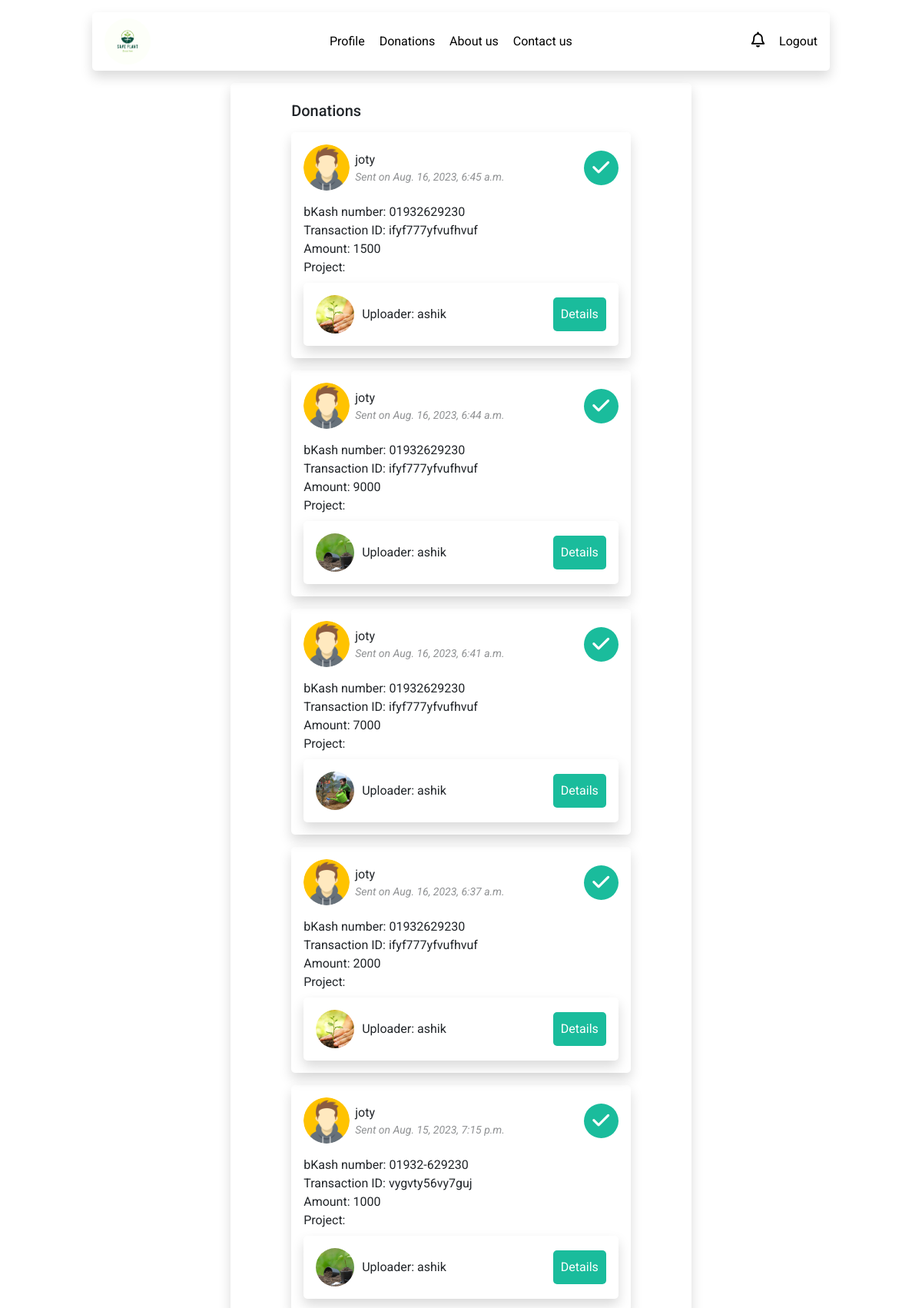
/received-donations (signed in), run on the app's committed database.
### my_app/models.py (models this page shows, shortened)
class Donation(models.Model):
    receiver = models.ForeignKey(User, related_name='receiver', null=True, on_delete=models.SET_NULL)
    donator = models.ForeignKey(User, related_name='donator', null=True, on_delete=models.SET_NULL)
    donator_bkash_number = models.CharField(max_length=14, null=True)
    money_transaction_id = models.CharField(max_length=200, null=True)
    donation_amount = models.BigIntegerField()
    project = models.ForeignKey(Post, null=True, on_delete=models.SET_NULL)
    is_approved = models.BooleanField(default=False)
    created_at = models.DateTimeField(auto_now_add=True, null=True)

class User(AbstractUser):
    email = models.EmailField(unique=True)
    image = models.ImageField(default='avatar.png', null=True, upload_to='user_images')
    description = models.TextField(null=True)
    USERNAME_FIELD = 'email'
    REQUIRED_FIELDS = ['username']

class Post(models.Model):
    description = models.TextField(default='', blank=True)
    image = models.ImageField(default='tree_plantation_1.jpg', upload_to='post_images')
    category = models.ForeignKey(Category, null=True, on_delete=models.SET_NULL)
    created_at = models.DateField(auto_now_add=True)
    is_active = models.BooleanField(default=True)
    uploader = models.ForeignKey(User, on_delete=models.CASCADE, related_name='uploader')

### my_app/views.py (the view)
# urls.py: path('received-donations', views.received_donations, name='received_donations'),
@login_required(login_url='login')
def received_donations(request):
    donations = Donation.objects.filter(receiver=request.user).order_by('-id')
    return render(request, 'my_app/received_donations.html', {'donations': donations})

### my_app/templatetags/number_of_notifications.py (called while the page is built)
@register.filter
def total_notifications(user_id):
    receiver = User.objects.get(id=user_id)
    notifications = UserNotification.objects.filter(receiver=receiver, is_active=True)
    return len(notifications)

### my_app/templates/my_app/received_donations.html (shortened to what this page needs)
{% extends 'my_app/base.html' %} {% load static %} {% block content %}
<div class="profile-user-details shadow p-4 mt-3" style="margin: 0 auto">
  <div class="profile-user-projects" style="width: 80%; margin: 0 auto">
    {% if donations %}
    <h5 class="mb-3">Donations</h5>
    {% for donation in donations %}
    <div class="profile-user-project-card shadow p-3 mb-3">
      <div class="d-flex align-items-center justify-content-between">
        <div class="d-flex align-items-center">
          <div class="profile-user-project-card-image-container">
            <img src="{{donation.donator.image.url}}" alt="" />
          </div>
          <div>
            <p>{{donation.donator.username}}</p>
            <p style="opacity: 0.5; font-style: italic; font-size: 14px">
              Sent on {{donation.created_at}}
            </p>
          </div>
        </div>
        <div class="profile-user-project-card-action">
          {% if donation.is_approved %}
          <a
            href="#"
            style="
              width: 45px;
              height: 45px;
              border-radius: 100%;
              display: flex;
              justify-content: center;
              align-items: center;
            "
            ><i class="fa-solid fa-check" style="font-size: 25px"></i
          ></a>
          {% else %}
          <a href="{% url 'approve_donation' donation.id %}">Approve</a>
          {% endif %}
        </div>
      </div>
      <div class="donation-info mt-3">
        <p>bKash number: {{donation.donator_bkash_number}}</p>
        <p>Transaction ID: {{donation.money_transaction_id}}</p>
        <p>Amount: {{donation.donation_amount}}</p>
        <p class="mb-2">Project:</p>
        <div
          class="donated-project shadow p-3 d-flex align-items-center justify-content-between"
        >
          <div class="d-flex align-items-center">
            <div class="donated_project_image">
              <img src="{{donation.project.image.url}}" />
            </div>
            <p>Uploader: {{donation.receiver.username}}</p>
          </div>
          <a
            href="{% url 'post_detail' donation.project.id %}"
            class="add-new-post__btn"
            >Details</a
          >
        </div>
      </div>
    </div>
    {% endfor %} {% endif %}
  </div>
  {%endblock content %}

### my_app/templates/my_app/base.html (shortened to what this page needs)
{% load static %} {% load number_of_notifications %}
<!DOCTYPE html>
<html lang="en">
  <head>
    <link
      href="https://cdn.jsdelivr.net/npm/bootstrap@5.3.1/dist/css/bootstrap.min.css"
      rel="stylesheet"
    />
    <link
      rel="stylesheet"
      href="https://cdnjs.cloudflare.com/ajax/libs/font-awesome/6.4.2/css/all.min.css"
    />
    <link rel="stylesheet" href="{% static 'my_app/css/index.css' %}" />
  </head>
  <body>
    <nav
      class="plant-nav d-flex shadow py-2 px-3 mt-3 justify-content-between align-items-center"
    >
      <a href="{% url 'home' %}" class="plant-nav__logo">
        <img src="{% static 'my_app/images/save_plant_logo.png' %}" alt="" />
      </a>
      <div class="plant-nav__mid__menu">
        {% if request.user.is_authenticated %}
        <a href="{% url 'user_profile' %}">Profile</a>
        <a href="{% url 'received_donations' %}">Donations</a>
        {% endif %}
        <a href="{% url 'about_us' %}">About us</a>
        <a href="{% url 'contact_us' %}">Contact us</a>
      </div>
      <div class="plant-nav__right__menu">
        {% if request.user.is_authenticated %}
        <a href="{% url 'notifications'%}" class="notification">
          <i class="fa-regular fa-bell" style="font-size: 20px"></i
        ></a>
        <a href="{% url 'logout' %}">Logout</a>
        {% else %}
        <a href="{% url 'signup' %}">Signup</a>
        <a href="{% url 'login' %}">Login</a>
        {% endif %}
      </div>
    </nav>
    {% block content %}{% endblock content %}
  </body>
</html>

### my_app/static/my_app/css/index.css (style rules this page uses)
* { margin: 0; padding: 0; box-sizing: border-box; }
body { font-family: "Roboto", sans-serif; }
p { margin-bottom: 0; }
.plant-nav { border-radius: 5px; width: 80%; margin: 0 auto; position: sticky; top: 0; z-index: 10000; }
.plant-nav__logo { width: 60px; height: 60px; overflow: hidden; border-radius: 100%; }
.plant-nav__logo img { width: 100%; height: 100%; object-fit: cover; }
.plant-nav__mid__menu a:not(:last-of-type), .plant-nav__right__menu a:not(:last-of-type) { margin-right: 15px; }
.plant-nav__mid__menu a, .plant-nav__right__menu a, .main-content__right a { text-decoration: none; color: #000; }
.add-new-post__btn { text-decoration: none; color: #fff; background-color: #1abc9c; padding: 10px; border-radius: 5px; }
.profile-user-details, .profile-user-projects { width: 50%; }
.profile-user-details, .profile-user-projects { border-radius: 5px; }
.profile-user-details { position: sticky; top: 90px; }
.profile-user-project-card { border-radius: 5px; }
.profile-user-project-card-image-container { width: 60px; height: 60px; overflow: hidden; border-radius: 100%; margin-right: 7px; }
.profile-user-project-card-image-container img { width: 100%; height: 100%; object-fit: cover; }
.profile-user-project-card-action { display: flex; align-items: center; gap: 10px; }
.profile-user-project-card-action a { text-decoration: none; color: #fff; background-color: #1abc9c; padding: 10px; border-radius: 5px; }
.profile-user-project-card-action a:first-of-type { background-color: #1abc9c; }
.donated-project { border-radius: 5px; }
.donated_project_image { width: 50px; height: 50px; border-radius: 100%; overflow: hidden; margin-right: 10px; }
.donated_project_image img { width: 100%; height: 100%; object-fit: cover; }
.notification { position: relative; }

### data on the page
Donation: donator.image (placeholder picture), donator.username "joty", created_at "Aug. 16, 2023, 6:45 a.m.", is_approved True (drawn), donator_bkash_number "01932629230", money_transaction_id "ifyf777yfvufhvuf", donation_amount "1500", project.image (picture), receiver.username "ashik"
Donation: donator.image (placeholder picture), donator.username "joty", created_at "Aug. 16, 2023, 6:44 a.m.", is_approved True (drawn), donator_bkash_number "01932629230", money_transaction_id "ifyf777yfvufhvuf", donation_amount "9000", project.image (picture), receiver.username "ashik"
Donation: donator.image (placeholder picture), donator.username "joty", created_at "Aug. 16, 2023, 6:41 a.m.", is_approved True (drawn), donator_bkash_number "01932629230", money_transaction_id "ifyf777yfvufhvuf", donation_amount "7000", project.image (picture), receiver.username "ashik"
Donation: donator.image (placeholder picture), donator.username "joty", created_at "Aug. 16, 2023, 6:37 a.m.", is_approved True (drawn), donator_bkash_number "01932629230", money_transaction_id "ifyf777yfvufhvuf", donation_amount "2000", project.image (picture), receiver.username "ashik"
Donation: donator.image (placeholder picture), donator.username "joty", created_at "Aug. 15, 2023, 7:15 p.m.", is_approved True (drawn), donator_bkash_number "01932-629230", money_transaction_id "vygvty56vy7guj", donation_amount "1000", project.image (picture), receiver.username "ashik"
